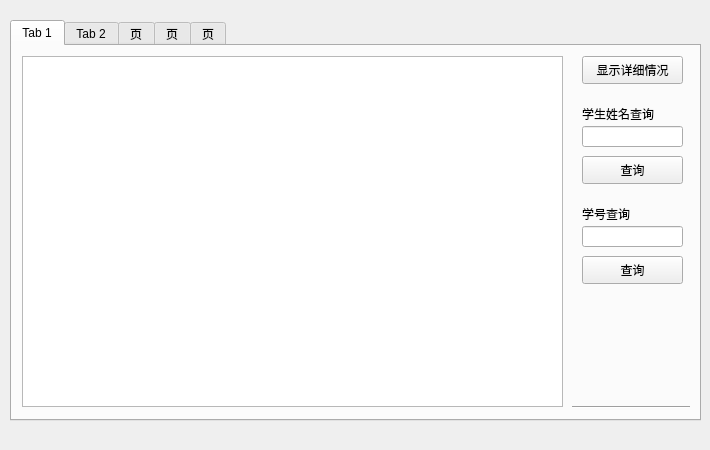
<?xml version="1.0" encoding="UTF-8"?>
<ui version="4.0">
 <class>studentwindow</class>
 <widget class="QWidget" name="studentwindow">
  <property name="geometry">
   <rect>
    <x>0</x>
    <y>0</y>
    <width>710</width>
    <height>450</height>
   </rect>
  </property>
  <property name="windowTitle">
   <string>studentwindow</string>
  </property>
  <widget class="QTabWidget" name="tabWidget">
   <property name="geometry">
    <rect>
     <x>10</x>
     <y>20</y>
     <width>691</width>
     <height>401</height>
    </rect>
   </property>
   <property name="currentIndex">
    <number>0</number>
   </property>
   <widget class="QWidget" name="tab">
    <attribute name="title">
     <string>Tab 1</string>
    </attribute>
    <widget class="QPushButton" name="pushButton">
     <property name="geometry">
      <rect>
       <x>570</x>
       <y>10</y>
       <width>101</width>
       <height>28</height>
      </rect>
     </property>
     <property name="text">
      <string>显示详细情况</string>
     </property>
    </widget>
    <widget class="QTableView" name="tableView">
     <property name="geometry">
      <rect>
       <x>10</x>
       <y>10</y>
       <width>541</width>
       <height>351</height>
      </rect>
     </property>
    </widget>
    <widget class="Line" name="line_2">
     <property name="geometry">
      <rect>
       <x>560</x>
       <y>360</y>
       <width>118</width>
       <height>3</height>
      </rect>
     </property>
     <property name="orientation">
      <enum>Qt::Horizontal</enum>
     </property>
    </widget>
    <widget class="QLabel" name="label_9">
     <property name="geometry">
      <rect>
       <x>570</x>
       <y>60</y>
       <width>101</width>
       <height>16</height>
      </rect>
     </property>
     <property name="text">
      <string>学生姓名查询</string>
     </property>
    </widget>
    <widget class="QLabel" name="label_10">
     <property name="geometry">
      <rect>
       <x>570</x>
       <y>160</y>
       <width>72</width>
       <height>15</height>
      </rect>
     </property>
     <property name="text">
      <string>学号查询</string>
     </property>
    </widget>
    <widget class="QLineEdit" name="lineEdit_9">
     <property name="geometry">
      <rect>
       <x>570</x>
       <y>80</y>
       <width>101</width>
       <height>21</height>
      </rect>
     </property>
    </widget>
    <widget class="QLineEdit" name="lineEdit_10">
     <property name="geometry">
      <rect>
       <x>570</x>
       <y>180</y>
       <width>101</width>
       <height>21</height>
      </rect>
     </property>
    </widget>
    <widget class="QPushButton" name="pushButton_9">
     <property name="geometry">
      <rect>
       <x>570</x>
       <y>110</y>
       <width>101</width>
       <height>28</height>
      </rect>
     </property>
     <property name="text">
      <string>查询</string>
     </property>
    </widget>
    <widget class="QPushButton" name="pushButton_10">
     <property name="geometry">
      <rect>
       <x>570</x>
       <y>210</y>
       <width>101</width>
       <height>28</height>
      </rect>
     </property>
     <property name="text">
      <string>查询</string>
     </property>
    </widget>
   </widget>
   <widget class="QWidget" name="tab_2">
    <attribute name="title">
     <string>Tab 2</string>
    </attribute>
    <widget class="QTableView" name="tableView_2">
     <property name="geometry">
      <rect>
       <x>10</x>
       <y>10</y>
       <width>541</width>
       <height>351</height>
      </rect>
     </property>
    </widget>
    <widget class="QPushButton" name="pushButton_3">
     <property name="geometry">
      <rect>
       <x>570</x>
       <y>10</y>
       <width>101</width>
       <height>28</height>
      </rect>
     </property>
     <property name="text">
      <string>显示详细情况</string>
     </property>
    </widget>
    <widget class="QLineEdit" name="lineEdit_18">
     <property name="geometry">
      <rect>
       <x>570</x>
       <y>180</y>
       <width>101</width>
       <height>21</height>
      </rect>
     </property>
    </widget>
    <widget class="QLabel" name="label_18">
     <property name="geometry">
      <rect>
       <x>570</x>
       <y>160</y>
       <width>101</width>
       <height>16</height>
      </rect>
     </property>
     <property name="text">
      <string>课程名称查询</string>
     </property>
    </widget>
    <widget class="QPushButton" name="pushButton_15">
     <property name="geometry">
      <rect>
       <x>570</x>
       <y>310</y>
       <width>101</width>
       <height>28</height>
      </rect>
     </property>
     <property name="text">
      <string>查询</string>
     </property>
    </widget>
    <widget class="QLineEdit" name="lineEdit_19">
     <property name="geometry">
      <rect>
       <x>570</x>
       <y>80</y>
       <width>101</width>
       <height>21</height>
      </rect>
     </property>
    </widget>
    <widget class="QLineEdit" name="lineEdit_20">
     <property name="geometry">
      <rect>
       <x>570</x>
       <y>280</y>
       <width>101</width>
       <height>21</height>
      </rect>
     </property>
    </widget>
    <widget class="QLabel" name="label_19">
     <property name="geometry">
      <rect>
       <x>570</x>
       <y>60</y>
       <width>101</width>
       <height>16</height>
      </rect>
     </property>
     <property name="text">
      <string>课程编号查询</string>
     </property>
    </widget>
    <widget class="QPushButton" name="pushButton_16">
     <property name="geometry">
      <rect>
       <x>570</x>
       <y>110</y>
       <width>101</width>
       <height>28</height>
      </rect>
     </property>
     <property name="text">
      <string>查询</string>
     </property>
    </widget>
    <widget class="QPushButton" name="pushButton_17">
     <property name="geometry">
      <rect>
       <x>570</x>
       <y>210</y>
       <width>101</width>
       <height>28</height>
      </rect>
     </property>
     <property name="text">
      <string>查询</string>
     </property>
    </widget>
    <widget class="QLabel" name="label_20">
     <property name="geometry">
      <rect>
       <x>570</x>
       <y>260</y>
       <width>101</width>
       <height>16</height>
      </rect>
     </property>
     <property name="text">
      <string>课程学分查询</string>
     </property>
    </widget>
    <widget class="Line" name="line_7">
     <property name="geometry">
      <rect>
       <x>560</x>
       <y>360</y>
       <width>118</width>
       <height>3</height>
      </rect>
     </property>
     <property name="orientation">
      <enum>Qt::Horizontal</enum>
     </property>
    </widget>
   </widget>
   <widget class="QWidget" name="tab_3">
    <attribute name="title">
     <string>页</string>
    </attribute>
    <widget class="QTableView" name="tableView_3">
     <property name="geometry">
      <rect>
       <x>10</x>
       <y>10</y>
       <width>541</width>
       <height>351</height>
      </rect>
     </property>
    </widget>
    <widget class="QPushButton" name="pushButton_4">
     <property name="geometry">
      <rect>
       <x>570</x>
       <y>10</y>
       <width>101</width>
       <height>28</height>
      </rect>
     </property>
     <property name="text">
      <string>查询所有成绩</string>
     </property>
    </widget>
    <widget class="QLabel" name="label_21">
     <property name="geometry">
      <rect>
       <x>570</x>
       <y>160</y>
       <width>101</width>
       <height>16</height>
      </rect>
     </property>
     <property name="text">
      <string>课程编号查询</string>
     </property>
    </widget>
    <widget class="QLineEdit" name="lineEdit_21">
     <property name="geometry">
      <rect>
       <x>570</x>
       <y>270</y>
       <width>101</width>
       <height>21</height>
      </rect>
     </property>
    </widget>
    <widget class="Line" name="line_8">
     <property name="geometry">
      <rect>
       <x>560</x>
       <y>360</y>
       <width>118</width>
       <height>3</height>
      </rect>
     </property>
     <property name="orientation">
      <enum>Qt::Horizontal</enum>
     </property>
    </widget>
    <widget class="QPushButton" name="pushButton_18">
     <property name="geometry">
      <rect>
       <x>570</x>
       <y>210</y>
       <width>101</width>
       <height>28</height>
      </rect>
     </property>
     <property name="text">
      <string>查询</string>
     </property>
    </widget>
    <widget class="QLineEdit" name="lineEdit_22">
     <property name="geometry">
      <rect>
       <x>570</x>
       <y>80</y>
       <width>101</width>
       <height>21</height>
      </rect>
     </property>
    </widget>
    <widget class="QPushButton" name="pushButton_19">
     <property name="geometry">
      <rect>
       <x>570</x>
       <y>110</y>
       <width>101</width>
       <height>28</height>
      </rect>
     </property>
     <property name="text">
      <string>选课</string>
     </property>
    </widget>
    <widget class="QPushButton" name="pushButton_20">
     <property name="geometry">
      <rect>
       <x>570</x>
       <y>300</y>
       <width>101</width>
       <height>21</height>
      </rect>
     </property>
     <property name="text">
      <string>查询</string>
     </property>
    </widget>
    <widget class="QLabel" name="label_22">
     <property name="geometry">
      <rect>
       <x>570</x>
       <y>250</y>
       <width>101</width>
       <height>16</height>
      </rect>
     </property>
     <property name="text">
      <string>课编成绩查询</string>
     </property>
    </widget>
    <widget class="QLineEdit" name="lineEdit_23">
     <property name="geometry">
      <rect>
       <x>570</x>
       <y>180</y>
       <width>101</width>
       <height>21</height>
      </rect>
     </property>
    </widget>
    <widget class="QLabel" name="label_23">
     <property name="geometry">
      <rect>
       <x>570</x>
       <y>60</y>
       <width>101</width>
       <height>16</height>
      </rect>
     </property>
     <property name="text">
      <string>选课课程编号</string>
     </property>
    </widget>
    <widget class="QPushButton" name="pushButton_33">
     <property name="geometry">
      <rect>
       <x>570</x>
       <y>330</y>
       <width>101</width>
       <height>21</height>
      </rect>
     </property>
     <property name="text">
      <string>查询（详细）</string>
     </property>
    </widget>
   </widget>
   <widget class="QWidget" name="tab_4">
    <attribute name="title">
     <string>页</string>
    </attribute>
    <widget class="QTableView" name="tableView_4">
     <property name="geometry">
      <rect>
       <x>10</x>
       <y>10</y>
       <width>541</width>
       <height>351</height>
      </rect>
     </property>
    </widget>
    <widget class="QPushButton" name="pushButton_5">
     <property name="geometry">
      <rect>
       <x>570</x>
       <y>10</y>
       <width>101</width>
       <height>28</height>
      </rect>
     </property>
     <property name="text">
      <string>显示详细情况</string>
     </property>
    </widget>
    <widget class="QLabel" name="label_24">
     <property name="geometry">
      <rect>
       <x>570</x>
       <y>160</y>
       <width>101</width>
       <height>16</height>
      </rect>
     </property>
     <property name="text">
      <string>教师姓名查询</string>
     </property>
    </widget>
    <widget class="QLineEdit" name="lineEdit_24">
     <property name="geometry">
      <rect>
       <x>570</x>
       <y>280</y>
       <width>101</width>
       <height>21</height>
      </rect>
     </property>
    </widget>
    <widget class="Line" name="line_9">
     <property name="geometry">
      <rect>
       <x>560</x>
       <y>360</y>
       <width>118</width>
       <height>3</height>
      </rect>
     </property>
     <property name="orientation">
      <enum>Qt::Horizontal</enum>
     </property>
    </widget>
    <widget class="QPushButton" name="pushButton_21">
     <property name="geometry">
      <rect>
       <x>570</x>
       <y>210</y>
       <width>101</width>
       <height>28</height>
      </rect>
     </property>
     <property name="text">
      <string>查询</string>
     </property>
    </widget>
    <widget class="QLineEdit" name="lineEdit_25">
     <property name="geometry">
      <rect>
       <x>570</x>
       <y>80</y>
       <width>101</width>
       <height>21</height>
      </rect>
     </property>
    </widget>
    <widget class="QPushButton" name="pushButton_22">
     <property name="geometry">
      <rect>
       <x>570</x>
       <y>110</y>
       <width>101</width>
       <height>28</height>
      </rect>
     </property>
     <property name="text">
      <string>查询</string>
     </property>
    </widget>
    <widget class="QPushButton" name="pushButton_23">
     <property name="geometry">
      <rect>
       <x>570</x>
       <y>310</y>
       <width>101</width>
       <height>28</height>
      </rect>
     </property>
     <property name="text">
      <string>查询</string>
     </property>
    </widget>
    <widget class="QLabel" name="label_25">
     <property name="geometry">
      <rect>
       <x>570</x>
       <y>260</y>
       <width>101</width>
       <height>16</height>
      </rect>
     </property>
     <property name="text">
      <string>教师职称查询</string>
     </property>
    </widget>
    <widget class="QLineEdit" name="lineEdit_26">
     <property name="geometry">
      <rect>
       <x>570</x>
       <y>180</y>
       <width>101</width>
       <height>21</height>
      </rect>
     </property>
    </widget>
    <widget class="QLabel" name="label_26">
     <property name="geometry">
      <rect>
       <x>570</x>
       <y>60</y>
       <width>101</width>
       <height>16</height>
      </rect>
     </property>
     <property name="text">
      <string>教师编号查询</string>
     </property>
    </widget>
   </widget>
   <widget class="QWidget" name="tab_5">
    <attribute name="title">
     <string>页</string>
    </attribute>
    <widget class="QTableView" name="tableView_5">
     <property name="geometry">
      <rect>
       <x>10</x>
       <y>10</y>
       <width>541</width>
       <height>351</height>
      </rect>
     </property>
    </widget>
    <widget class="QPushButton" name="pushButton_6">
     <property name="geometry">
      <rect>
       <x>570</x>
       <y>10</y>
       <width>101</width>
       <height>28</height>
      </rect>
     </property>
     <property name="text">
      <string>显示详细情况</string>
     </property>
    </widget>
    <widget class="QLabel" name="label_27">
     <property name="geometry">
      <rect>
       <x>570</x>
       <y>160</y>
       <width>101</width>
       <height>16</height>
      </rect>
     </property>
     <property name="text">
      <string>上课编号查询</string>
     </property>
    </widget>
    <widget class="QLineEdit" name="lineEdit_27">
     <property name="geometry">
      <rect>
       <x>570</x>
       <y>280</y>
       <width>101</width>
       <height>21</height>
      </rect>
     </property>
    </widget>
    <widget class="Line" name="line_10">
     <property name="geometry">
      <rect>
       <x>560</x>
       <y>360</y>
       <width>118</width>
       <height>3</height>
      </rect>
     </property>
     <property name="orientation">
      <enum>Qt::Horizontal</enum>
     </property>
    </widget>
    <widget class="QPushButton" name="pushButton_24">
     <property name="geometry">
      <rect>
       <x>570</x>
       <y>210</y>
       <width>101</width>
       <height>28</height>
      </rect>
     </property>
     <property name="text">
      <string>查询</string>
     </property>
    </widget>
    <widget class="QLineEdit" name="lineEdit_28">
     <property name="geometry">
      <rect>
       <x>570</x>
       <y>80</y>
       <width>101</width>
       <height>21</height>
      </rect>
     </property>
    </widget>
    <widget class="QPushButton" name="pushButton_25">
     <property name="geometry">
      <rect>
       <x>570</x>
       <y>110</y>
       <width>101</width>
       <height>28</height>
      </rect>
     </property>
     <property name="text">
      <string>查询</string>
     </property>
    </widget>
    <widget class="QPushButton" name="pushButton_26">
     <property name="geometry">
      <rect>
       <x>570</x>
       <y>310</y>
       <width>101</width>
       <height>28</height>
      </rect>
     </property>
     <property name="text">
      <string>查询</string>
     </property>
    </widget>
    <widget class="QLabel" name="label_28">
     <property name="geometry">
      <rect>
       <x>570</x>
       <y>260</y>
       <width>101</width>
       <height>16</height>
      </rect>
     </property>
     <property name="text">
      <string>教师编号查询</string>
     </property>
    </widget>
    <widget class="QLineEdit" name="lineEdit_29">
     <property name="geometry">
      <rect>
       <x>570</x>
       <y>180</y>
       <width>101</width>
       <height>21</height>
      </rect>
     </property>
    </widget>
    <widget class="QLabel" name="label_29">
     <property name="geometry">
      <rect>
       <x>570</x>
       <y>60</y>
       <width>101</width>
       <height>16</height>
      </rect>
     </property>
     <property name="text">
      <string>课程编号查询</string>
     </property>
    </widget>
   </widget>
  </widget>
 </widget>
 <layoutdefault spacing="6" margin="11"/>
 <resources/>
 <connections/>
</ui>
